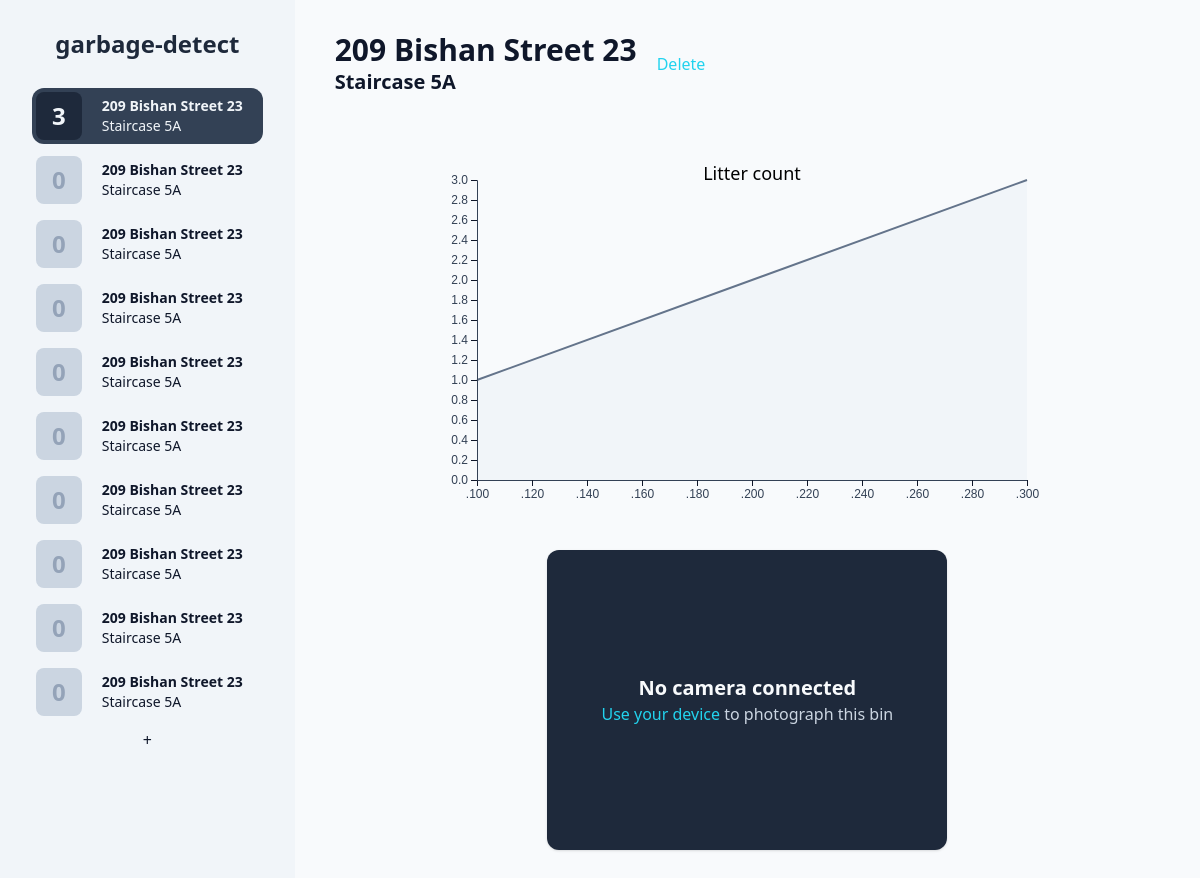
/1, run on an earlier commit of the app's database.
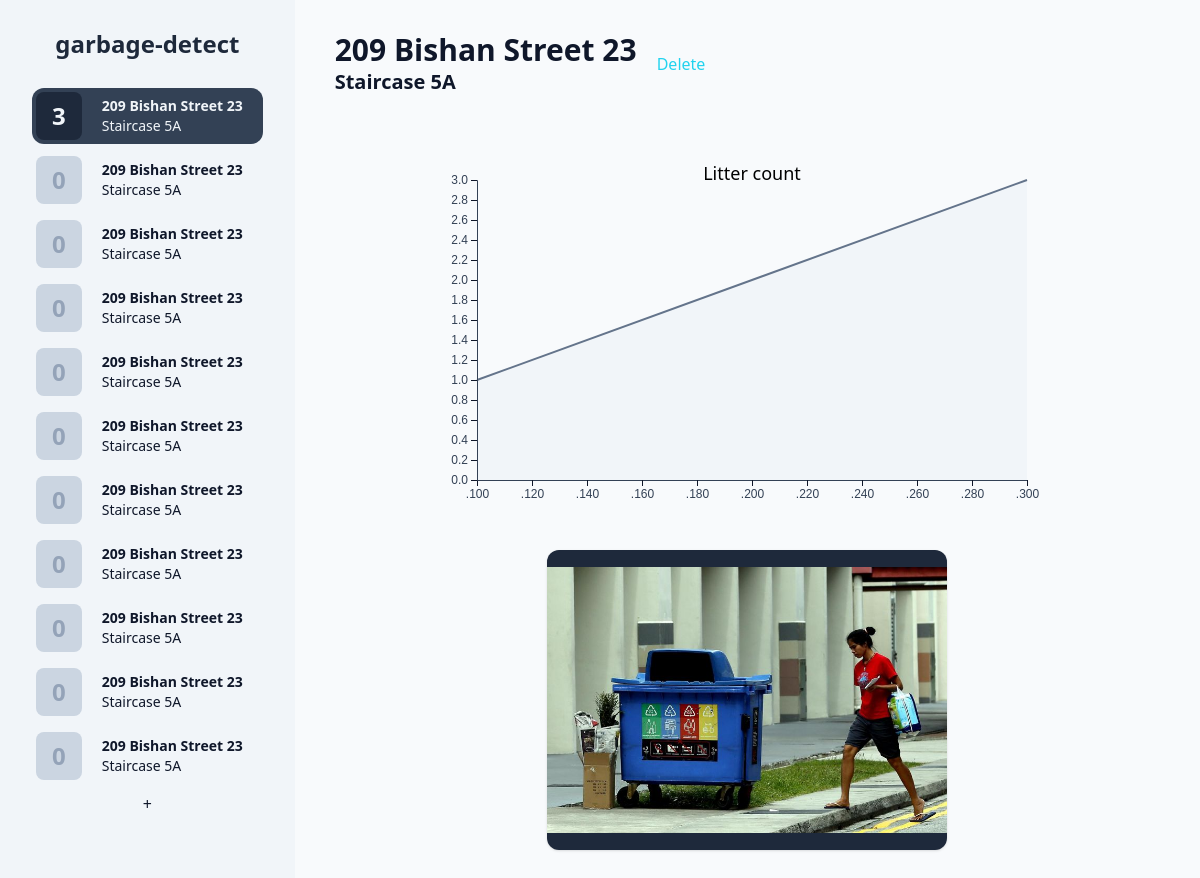
And on a later commit of the database.
### tables this page shows
CREATE TABLE info (id, img_path, address, location, cam_connected, cam_timestamp);

### app.py (the view)
@app.route('/<int:id>', methods=['POST', 'GET'])
def garbage_stats(id):
    if request.method == 'POST':
        b64_str = request.json['data']
        print(b64_str)
        return redirect(f'/{id}')
    else:
        litter_data = (db.get_time_stamps(id), db.get_litter_counts(id))
        for i in db.fetch_data():
            if i['id'] == id:
                target = i
                break
        return render_template('garbage-stats.html', bins=db.fetch_data(), target=target, litter_data=litter_data)

### db.py (called while the page is built)
def get_columns(table: str) -> list:
    return [i[1] for i in sql(f'PRAGMA table_info({table})').fetchall()]

def get_litter_counts(id):
    return [i[0] for i in sql(f'SELECT litter_count FROM bin{id}').fetchall()]

def get_property(id: int, property: str):
    return sql(f'SELECT {property} FROM info WHERE id={id}').fetchone()[0]

def get_time_stamps(id):
    return [i[0] for i in sql(f'SELECT time FROM bin{id}').fetchall()]

def fetch_data():
    bins = [
        {
            j: get_property(i, j) for j in get_columns('info')
        }
        for i in range(1, len(sql('SELECT id FROM info').fetchall()) + 1)
    ]
    for i in bins:
        i['latest_litter_count'] = sql(
            f'SELECT litter_count FROM bin{i["id"]} ORDER BY time DESC').fetchone()[0]
    return bins

### templates/garbage-stats.html (shortened to what this page needs)
{% extends 'base.html' %}
{% block stats %}
<div class="flex items-center gap-x-5">
    <span>
        <h1 class="text-3xl font-bold">{{ target.address }}</h1>
        <h2 class="text-xl font-semibold">{{ target.location }}</h2>
    </span>
    <span>
        <a href="/{{ target.id }}/delete" class="text-cyan-400">Delete</a>
    </span>
</div>
<div class="flex justify-center items-center flex-wrap gap-x-6 gap-y-10 w-auto mt-16">
    <div id="graph" class="flex flex-grow justify-center items-center"></div>
    <div class="flex flex-col justify-center text-center w-[400px]
    h-[300px] bg-slate-800 shadow rounded-xl overflow-hidden">
        {% if target.cam_connected %}
        <img id="photo" src="{{ url_for('static', filename=target.img_path) }}"
            alt="Garbage bin at {{ target.address }}, {{ target.location }}">
        {% else %}
        <div class="text-slate-50 text-xl font-bold">No camera connected</div>
        <div class="text-slate-300 font-normal">
            <a href="/{{ target.id }}/newcam" class="text-cyan-400">Use your device</a>
            to photograph this bin
        </div>
        {% endif %}
    </div>
</div>
{% endblock %}

### templates/base.html (shortened to what this page needs)
<!DOCTYPE html>
<html lang="en" class="h-full">
<head>
    <link href="{{ url_for('static', filename='generated-styles.css') }}" rel="stylesheet">
</head>
<body class="h-full flex bg-slate-50 text-slate-900">
    <nav id="binNav"
        class="flex flex-col items-stretch gap-2 overflow-y-scroll bg-slate-100 py-2 px-8 h-screen min-w-max">
        <a href="/">
            <h1 class="text-2xl font-extrabold text-slate-800 w-full text-center my-5">garbage-detect</h1>
        </a>
        {% for bin in bins %}
        <a class="rounded-xl leading-5 duration-200 flex items-center min-h-[3.5rem]
        {% if target.id == bin.id %}
        bg-slate-700 text-slate-100
        {% else %}
        hover:bg-slate-200
        {% endif %}" href="/{{bin.id}}">
            <div class="text-2xl font-semibold px-4 ml-1 h-[calc(100%-0.5rem)] flex items-center rounded-lg
            {% if target.id == bin.id %}
            bg-slate-800 text-slate-100
            {% else %}
            bg-slate-300 text-slate-400
            {% endif %}">{{ bin.latest_litter_count }}</div>
            <div class="px-5 py-2 text-sm">
                <div class="font-bold">{{ bin.address }}</div>
                <div class="font-normal">{{ bin.location }}</div>
            </div>
        </a>
        {% endfor %}
        <a href="/newbin" class="text-center">+</a>
    </nav>
    <main class="py-8 px-10 h-full flex-grow overflow-y-scroll">
        {% block stats %}{% endblock %}
    </main>
</body>
</html>

### static/generated-styles.css (style rules this page uses)
*,:after,:before { box-sizing:border-box;border:0 solid }
:after,:before { --tw-content:"" }
html { line-height:1.5;-webkit-text-size-adjust:100%;-moz-tab-size:4;-o-tab-size:4;tab-size:4;font-family:ui-sans-serif,system-ui,-apple-system,BlinkMacSystemFont,Segoe UI,Roboto,Helvetica Neue,Arial,Noto Sans,sans-serif,Apple Color Emoji,Segoe UI Emoji,Segoe UI Symbol,Noto Color Emoji }
body { margin:0;line-height:inherit }
h1,h2,h3,h4,h5,h6 { font-size:inherit;font-weight:inherit }
a { color:inherit;text-decoration:inherit }
blockquote,dd,dl,figure,h1,h2,h3,h4,h5,h6,hr,p,pre { margin:0 }
audio,canvas,embed,iframe,img,object,svg,video { display:block;vertical-align:middle }
img,video { max-width:100%;height:auto }
.shadow { --tw-ring-offset-shadow:0 0 #0000;--tw-ring-shadow:0 0 #0000;--tw-shadow:0 0 #0000;--tw-shadow-colored:0 0 #0000 }
.my-5 { margin-top:1.25rem;margin-bottom:1.25rem }
.ml-1 { margin-left:.25rem }
.mt-16 { margin-top:4rem }
.flex { display:flex }
.h-full { height:100% }
.h-screen { height:100vh }
.h-\[calc\(100\%-0\.5rem\)\] { height:calc(100% - .5rem) }
.h-\[300px\] { height:300px }
.min-h-\[3\.5rem\] { min-height:3.5rem }
.w-full { width:100% }
.w-auto { width:auto }
.w-\[400px\] { width:400px }
.min-w-max { min-width:-webkit-max-content;min-width:-moz-max-content;min-width:max-content }
.flex-grow { flex-grow:1 }
.flex-col { flex-direction:column }
.flex-wrap { flex-wrap:wrap }
.items-center { align-items:center }
.items-stretch { align-items:stretch }
.justify-center { justify-content:center }
.gap-2 { gap:.5rem }
.gap-x-6 { -moz-column-gap:1.5rem;column-gap:1.5rem }
.gap-y-10 { row-gap:2.5rem }
.gap-x-5 { -moz-column-gap:1.25rem;column-gap:1.25rem }
.overflow-hidden { overflow:hidden }
.overflow-y-scroll { overflow-y:scroll }
.rounded-xl { border-radius:.75rem }
.rounded-lg { border-radius:.5rem }
.bg-slate-50 { --tw-bg-opacity:1;background-color:rgb(248 250 252/var(--tw-bg-opacity)) }
.bg-slate-100 { --tw-bg-opacity:1;background-color:rgb(241 245 249/var(--tw-bg-opacity)) }
.bg-slate-700 { --tw-bg-opacity:1;background-color:rgb(51 65 85/var(--tw-bg-opacity)) }
.bg-slate-800 { --tw-bg-opacity:1;background-color:rgb(30 41 59/var(--tw-bg-opacity)) }
.bg-slate-300 { --tw-bg-opacity:1;background-color:rgb(203 213 225/var(--tw-bg-opacity)) }
.py-2 { padding-top:.5rem;padding-bottom:.5rem }
.px-8 { padding-left:2rem;padding-right:2rem }
.px-4 { padding-left:1rem;padding-right:1rem }
.px-5 { padding-left:1.25rem;padding-right:1.25rem }
.py-8 { padding-top:2rem;padding-bottom:2rem }
.px-10 { padding-left:2.5rem;padding-right:2.5rem }
.text-center { text-align:center }
.text-2xl { font-size:1.5rem;line-height:2rem }
.text-sm { font-size:.875rem;line-height:1.25rem }
.text-3xl { font-size:1.875rem;line-height:2.25rem }
.text-xl { font-size:1.25rem;line-height:1.75rem }
.font-extrabold { font-weight:800 }
.font-semibold { font-weight:600 }
.font-bold { font-weight:700 }
.font-normal { font-weight:400 }
.leading-5 { line-height:1.25rem }
.text-slate-900 { --tw-text-opacity:1;color:rgb(15 23 42/var(--tw-text-opacity)) }
.text-slate-800 { --tw-text-opacity:1;color:rgb(30 41 59/var(--tw-text-opacity)) }
.text-slate-100 { --tw-text-opacity:1;color:rgb(241 245 249/var(--tw-text-opacity)) }
.text-slate-400 { --tw-text-opacity:1;color:rgb(148 163 184/var(--tw-text-opacity)) }
.text-cyan-400 { --tw-text-opacity:1;color:rgb(34 211 238/var(--tw-text-opacity)) }
.shadow { --tw-shadow:0 1px 3px 0 rgba(0,0,0,.1),0 1px 2px -1px rgba(0,0,0,.1);--tw-shadow-colored:0 1px 3px 0 var(--tw-shadow-color),0 1px 2px -1px var(--tw-shadow-color);box-shadow:var(--tw-ring-offset-shadow,0 0 #0000),var(--tw-ring-shadow,0 0 #0000),var(--tw-shadow) }
.duration-200 { transition-duration:.2s }
* { box-sizing:border-box }

What changed in the data, as far as the page shows it:
added info: address "209 Bishan Street 23", location "Staircase 5A"
Also different on the page:
new list line: "0"
text no longer shown: "No camera connected Use your device to photograph this bin"
